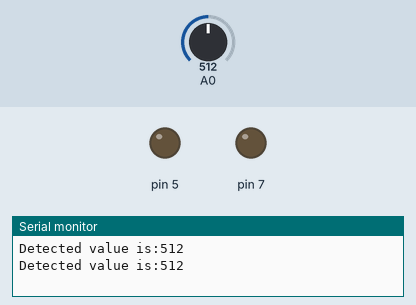
Bench run of a sketch on a simulated Arduino Uno, built with avr-gcc and run on an emulated ATmega328P. Parts: output pins drawn as LEDs (lit = HIGH), the last lines printed to the serial monitor. Inputs (shaded band) come from the test bench; at power-on: A0 = 512.

Above: at 1.8 s.
1.9 s: A0 set to 593
3.4 s: A0 set to 618
At 4.4 s:
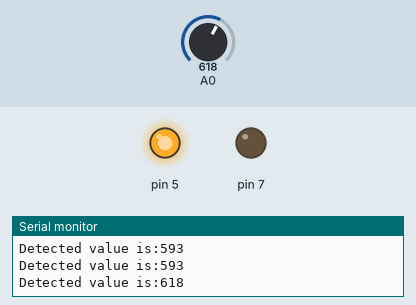
5.5 s: A0 set to 687
7.2 s: A0 set to 708
At 8.8 s:
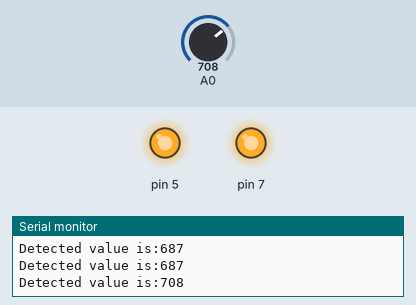
9.5 s: A0 set to 690
At 10.3 s:
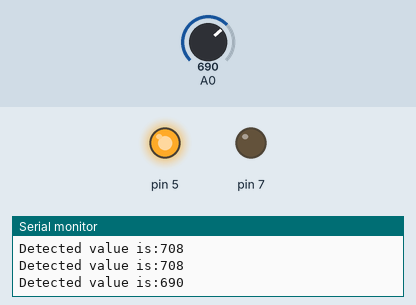
11.5 s: A0 set to 710
At 13.0 s:
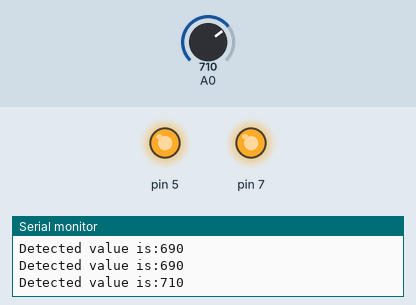
Timing chart, 0 to 14.5 s (numbered marks = the images above; inputs shaded):
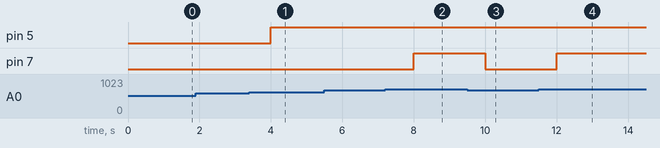

The sketch:

lab3.ino
```cpp
int sensor=0;
void setup()
{
  pinMode(A0, INPUT);
  Serial.begin(9600);
  pinMode(5, OUTPUT);
  pinMode(7, OUTPUT);
}

void loop()
{
  sensor=analogRead(A0);
  Serial.print("Detected value is:");
  Serial.println(sensor);
  if(sensor>=600)
  {
  digitalWrite(5, HIGH);
  }else
     digitalWrite(5,LOW);

   if(sensor>=700)
  {
  digitalWrite(7, HIGH);
  }else
     digitalWrite(7,LOW);
 delay(1000); // Wait for 1000 millisecond(s)
}
```

Measured:
- the behaviour switches between 599 and 600 on A0 (found by bisection; images 0 and 1)
- the behaviour switches between 699 and 700 on A0 (found by bisection; images 1 and 2)
- after the input at 3.4 s, pin 5: LOW → HIGH after 0.60 s
- after the input at 7.2 s, pin 7: LOW → HIGH after 0.80 s
- after the input at 9.5 s, pin 7: HIGH → LOW after 0.51 s
- after the input at 11.5 s, pin 7: LOW → HIGH after 0.51 s
